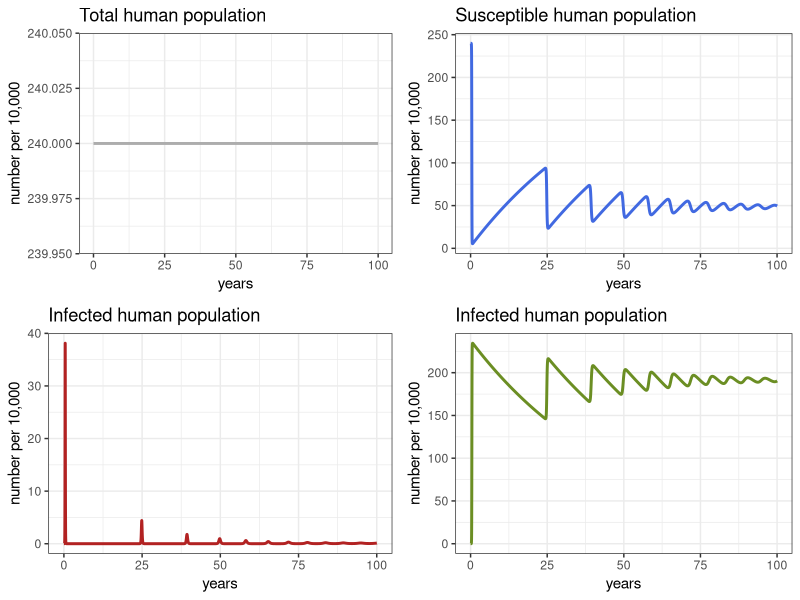
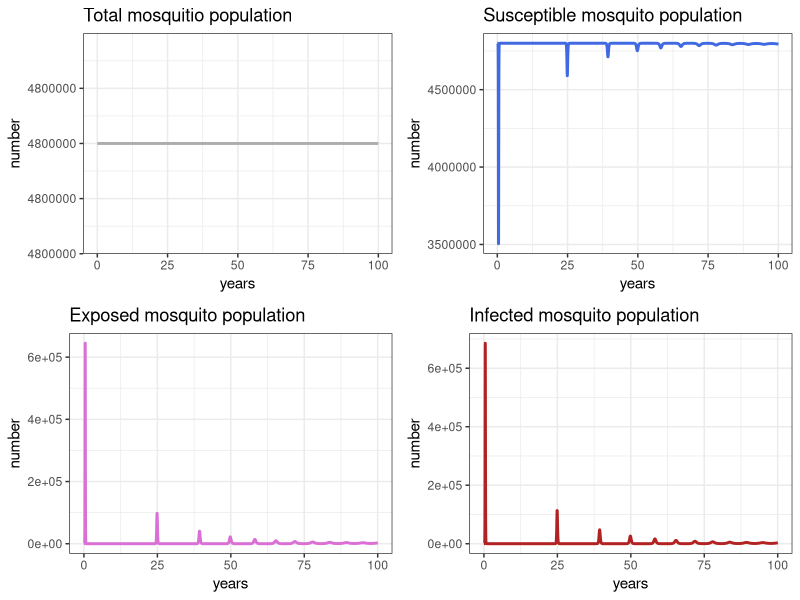
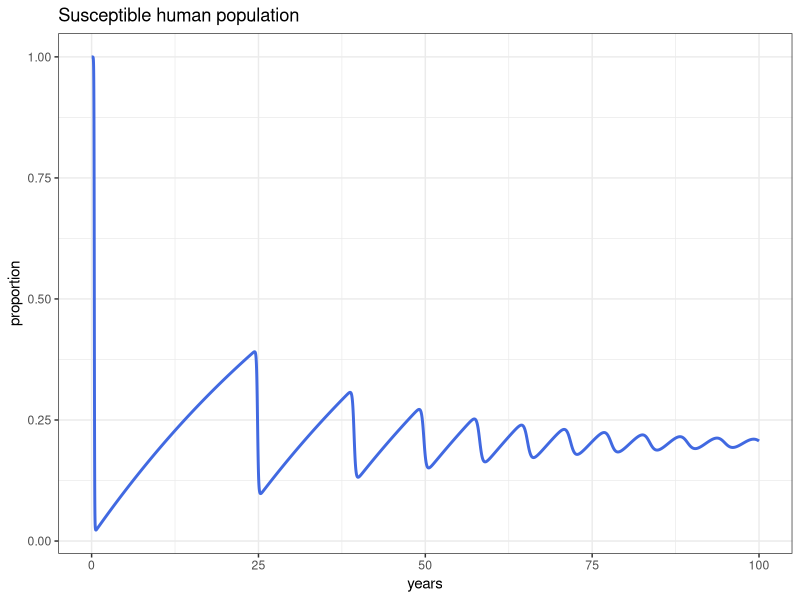
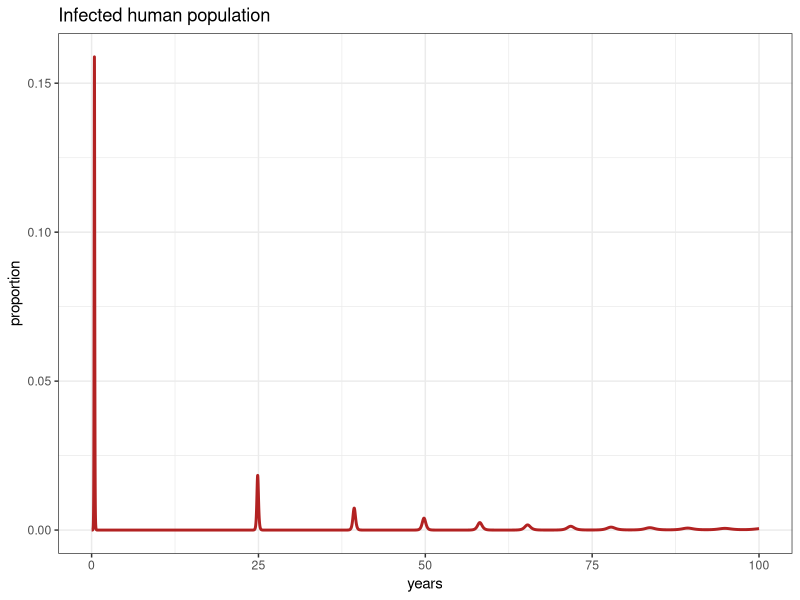
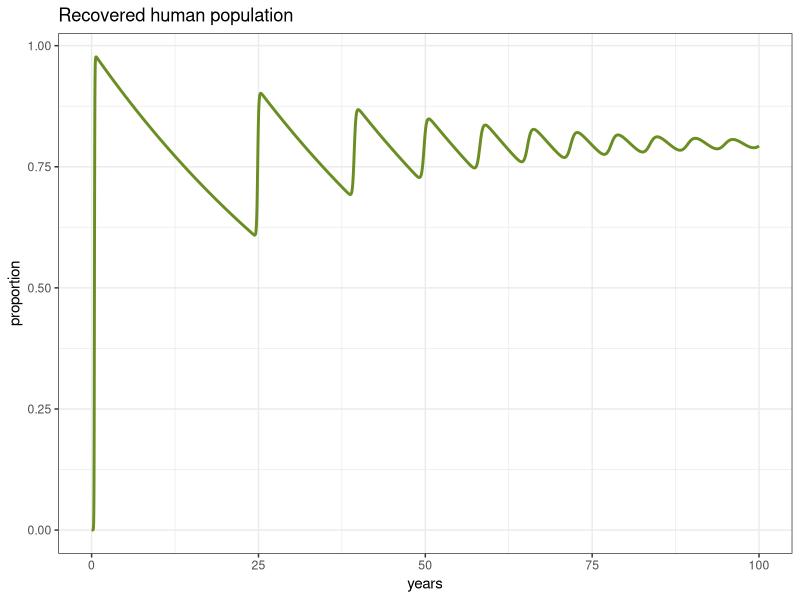
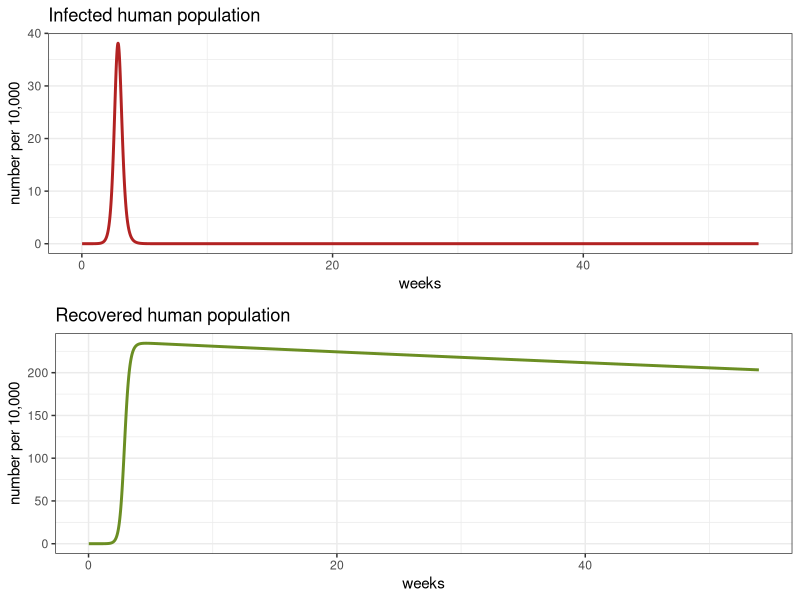

Write the R code that produced these figures, in order.
## ---- chunk 1
library(knitr)

opts_chunk$set(collapse = TRUE)


## ---- chunk 2
library(deSolve)
library(ggplot2)
library(gridExtra)

## ---- chunk 3
# Parameters
Lv       <- 10        # life span of mosquitos (in days)
Lh       <- 50 * 365  # life span of humans (in days)
Iph      <- 7         # Infectious period in humans (in days)
IP       <- 6         # Infectious period in vectors (in days)
EIP      <- 8.4       # Extrinsic incubation period in adult mosquitos

muv      <- 1/Lv      # mortality of mosquitos
muh      <- 1/Lh      # mortality of humans
gamma    <- 1/Iph     # recovery rate in humans
delta    <- 1/EIP     # extrinsic incubation rate


# Population size
Nh       <- 2.4 * 10^6# Number of humans (Population of Cali, Colombia)
m        <- 2         # Vector to human ratio
Nv       <- m * Nh    # Number of vectors

betah    <- 0.7       # Probability of transmission from vector to host
betav    <- 0.7       # Probability of transmission from host to vector
R0       <- 3         # Reproductive number
b        <- sqrt((R0 ^2 * muv * gamma) /(m * betah * betav * exp(-muv * delta))) # bitting rate

TIME     <- 100       # Number of years to run the simulation 


## ---- chunk 4
arbovmodel <- function (t, x, params) {
  
  Sh <- x[1]    #Susceptible humans
  Ih <- x[2]    #Infected humans
  Rh <- x[3]    #Recovered humans
  Sv <- x[4]    #Susceptible vectors
  Ev <- x[5]    #Susceptible vectors
  Iv <- x[6]    #Infected vectors
  
  with(as.list(params), #local environment to evaluate derivatives
       {
         # Humans
         dSh   <-  muh * Nh - (betah * b/Nh) * Sh * Iv - muh * Sh   
         dIh   <-  (betah * b/Nh) * Sh * Iv  - (gamma + muh) * Ih
         dRh   <-  gamma * Ih  - muh * Rh
         
         # Vectors
         dSv  <-  muv * Nv - (betav * b/Nh) * Ih * Sv - muv * Sv 
         dEv  <-   (betav * b/Nh) * Ih * Sv - (delta + muv)* Ev
         dIv  <-   delta * Ev - muv * Iv
         
         dx   <- c(dSh, dIh, dRh, dSv, dEv, dIv)
         list(dx)
       }
  )
}
## ---- chunk 5
# ----------- Solving the model
times  <- seq(1,365 * TIME , by = 1)

# Specifying parameters
params <- c(
  muv      <- muv,     # daily mortality of mosquitos
  muh      <- muh,     # daily mortality of humans
  gamma    <- gamma,  # daily recovery rate
  delta    <- delta,  # 
  b        <- b,       # bitting rate (bites per mosquito per day)
  betah    <- betah,   # probability of transmission from vector to host
  betav    <- betav,   # probability of transmission from host to vector
  Nh       <- Nh,      # Number of humans
  Nv       <- Nv
  
)


# Initial consitions of the system
xstart<- c(Sh = Nh , # Initial number of susceptible individuals at T0
           Ih = 0,        # Initial number of infectious individuals at T0
           Rh = 0,         # Initial number of Rh
           Sv = Nv-1,         # Initial number of Iv
           Ev = 0,         # Initial number of Ev
           Iv = 1)         # Initial number of Sv

# Solving the equations
out <- as.data.frame(ode(y      = xstart,   # Initial conditions
                         times  = times,    # Times
                         fun    = arbovmodel,    # Model
                         parms  = params)) # Parameters


# Creating time options to display
out$years <- out$time / 365
out$weeks <- out$time / 53
## ---- chunk 6
# Check the general behavior of the model 

p1h <- ggplot(data = out, aes(y = (Rh + Ih + Sh)/10000, x = years)) +
  geom_line(color='grey68', size=1) +
  ggtitle ('Total human population') +
  theme_bw() + ylab('number per 10,000')

p2h <- ggplot(data = out, aes(y = Sh/10000, x = years)) +
  geom_line(color='royalblue', size=1) +
  ggtitle ('Susceptible human population') +
  theme_bw() + ylab('number per 10,000')

p3h <- ggplot(data = out, aes(y = Ih/10000, x = years)) +
  geom_line(color='firebrick', size=1) +
  ggtitle ('Infected human population') +
 theme_bw() + ylab('number per 10,000')

p4h <- ggplot(data = out, aes(y = Rh/10000, x = years)) +
  geom_line(color='olivedrab', size=1) +
  ggtitle ('Infected human population') +
   theme_bw() + ylab('number per 10,000')


grid.arrange(p1h, p2h, p3h, p4h, ncol=2)
## ---- chunk 7
# Check the general behavior of the model 

p1v <- ggplot(data = out, aes(y = (Sv + Ev + Iv), x = years)) +
  geom_line(color='grey68', size=1) +
  ggtitle ('Total mosquitio population') +
  theme_bw() + ylab('number')

p2v <- ggplot(data = out, aes(y = Sv, x = years)) +
  geom_line(color='royalblue', size=1) +
  ggtitle ('Susceptible mosquito population') +
  theme_bw() + ylab('number')

p3v <- ggplot(data = out, aes(y = Ev, x = years)) +
  geom_line(color='orchid', size=1) +
  ggtitle ('Exposed mosquito population') +
 theme_bw() + ylab('number')

p4v <- ggplot(data = out, aes(y = Iv, x = years)) +
  geom_line(color='firebrick', size=1) +
  ggtitle ('Infected mosquito population') +
   theme_bw() + ylab('number')

grid.arrange(p1v, p2v, p3v, p4v, ncol=2)

## ---- chunk 8

ggplot(data = out, aes(y = Sh/(Sh+Ih+Rh), x = years)) +
  geom_line(color='royalblue', size=1) +
  ggtitle ('Susceptible human population') +
  theme_bw() + ylab('proportion')

ggplot(data = out, aes(y = Ih/(Sh+Ih+Rh), x = years)) +
  geom_line(color='firebrick', size=1) +
  ggtitle ('Infected human population') +
 theme_bw() + ylab('proportion')

ggplot(data = out, aes(y = Rh/(Sh+Ih+Rh), x = years)) +
  geom_line(color='olivedrab', size=1) +
  ggtitle ('Recovered human population') +
   theme_bw() + ylab('proportion')

## ---- chunk 9
# Check the fists epidemic

dat <- out[out$weeks <54,]

p1e <- ggplot(dat, aes(y=Ih/10000, x=weeks)) +
  geom_line(color='firebrick', size=1) +
  ggtitle ('Infected human population') +
 theme_bw() + ylab('number per 10,000')


p2e<- ggplot(dat, aes(y=Rh/10000, x=weeks)) +
  geom_line(color='olivedrab', size=1) +
  ggtitle ('Recovered human population') +
 theme_bw() + ylab('number per 10,000')


grid.arrange(p1e, p2e)
